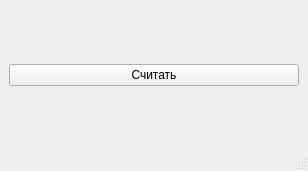
<?xml version="1.0" encoding="UTF-8"?>
<ui version="4.0">
 <class>MainWindow</class>
 <widget class="QMainWindow" name="MainWindow">
  <property name="geometry">
   <rect>
    <x>0</x>
    <y>0</y>
    <width>308</width>
    <height>171</height>
   </rect>
  </property>
  <property name="windowTitle">
   <string>MainWindow</string>
  </property>
  <widget class="QWidget" name="centralwidget">
   <layout class="QGridLayout" name="gridLayout">
    <item row="0" column="0">
     <widget class="QLabel" name="label">
      <property name="text">
       <string/>
      </property>
     </widget>
    </item>
    <item row="1" column="0">
     <widget class="QPushButton" name="pushButton">
      <property name="text">
       <string>Считать</string>
      </property>
     </widget>
    </item>
    <item row="2" column="0">
     <widget class="QLabel" name="label_2">
      <property name="text">
       <string/>
      </property>
     </widget>
    </item>
   </layout>
  </widget>
  <widget class="QMenuBar" name="menubar">
   <property name="geometry">
    <rect>
     <x>0</x>
     <y>0</y>
     <width>308</width>
     <height>21</height>
    </rect>
   </property>
  </widget>
  <widget class="QStatusBar" name="statusbar"/>
 </widget>
 <resources/>
 <connections/>
</ui>
